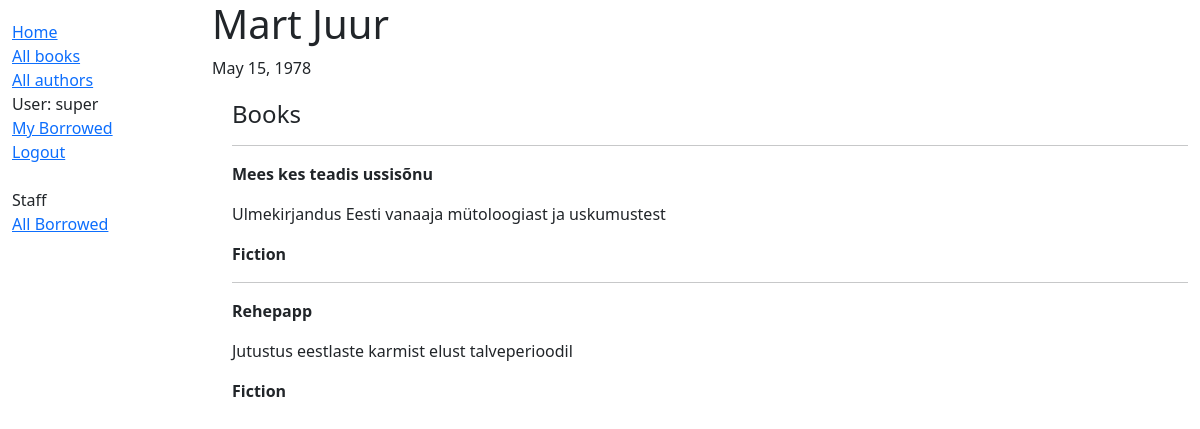
The app's page /catalog/author/3 (signed in) with its own data.
### catalog/models.py (models this page shows, shortened)
class Author(models.Model):
    first_name = models.CharField(max_length=100)
    last_name = models.CharField(max_length=100)
    date_of_birth = models.DateField(null=True, blank=True)
    date_of_death = models.DateField('died', null=True, blank=True)
    class Meta:
        ordering = ['last_name', 'first_name']

class Book(models.Model):
    title = models.CharField(max_length=200)
    author = models.ForeignKey('Author', on_delete=models.SET_NULL, null=True)
    summary = models.TextField(max_length=1000, help_text='Enter a brief description of the book')
    isbn = models.CharField('ISBN', max_length=13, unique=True, help_text='13 Character <a href="https://www.isbn-international.org/content/what-isbn">ISBN number</a>')
    genre = models.ManyToManyField(Genre, help_text='Select a genre for this book')
    language = models.ForeignKey('Language', on_delete=models.SET_NULL, null=True)
    def display_genre(self):
        return ', '.join(genre.name for genre in self.genre.all()[:3])
    display_genre.short_description = 'Genre'

class Genre(models.Model):
    name = models.CharField(max_length=200, help_text='Enter a book genre (e.g. Science Fiction)')

### catalog/views.py (the view)
# urls.py: path('author/<int:pk>', views.AuthorDetailView.as_view(), name='author-detail'),
class AuthorDetailView(LoginRequiredMixin, generic.DetailView):
    model = Author

### catalog/templates/catalog/author_detail.html
{% extends "base_generic.html" %}
{% block content %}
  <h1> {{ author.first_name }} {{ author.last_name }}</h1>
{% if author.date_of_death != None %}
<p> {{author.date_of_birth}} - {{author.date_of_death}}</p>
{% else %}
<p> {{author.date_of_birth}}</p>
{% endif %}
<div style="margin-left:20px;margin-top:20px">
    <h4>Books</h4>
    {% for book in author.book_set.all %}
        <hr />
        <p><strong>{{book.title}}</strong></p>
        <p>{{book.summary}}</p>
        <p><strong>{{book.display_genre}}</strong></p>
    {% endfor %}
</div>
{% endblock %}

### catalog/templates/base_generic.html (shortened to what this page needs)
<!DOCTYPE html>
<html lang="en">
  <head>
    <link
      href="https://cdn.jsdelivr.net/npm/bootstrap@5.1.3/dist/css/bootstrap.min.css"
      rel="stylesheet"
 />
    {% load static %}
    <link rel="stylesheet" href="{% static 'css/styles.css' %}" />
  </head>
  <body>
    <div class="container-fluid">
      <div class="row">
        <div class="col-sm-2">
          {% block sidebar %}
            <ul class="sidebar-nav">
              <li><a href="{% url 'index' %}">Home</a></li>
              <li><a href="{% url 'books' %}">All books</a></li>
              <li><a href="{% url 'authors' %}">All authors</a></li>
              {% if user.is_authenticated %}
              <li>User: {{ user.get_username }}</li>
              <li><a href="{% url 'my-borrowed' %}">My Borrowed</a></li>
              <li><a href="{% url 'logout' %}?next={{ request.path }}">Logout</a></li>
            {% else %}
              <li><a href="{% url 'login' %}?next={{ request.path }}">Login</a></li>
            {% endif %}
            <br>
            {% if user.is_staff %}
              <li>Staff</li>
              <li><a href="{% url 'all-borrowed' %}">All Borrowed</a></li>
            {% endif %}
            </ul>
          {% endblock %}
        </div>
        <div class="col-sm-10 ">{% block content %}{% endblock %}
        </div>
      </div>
    </div>
  </body>
</html>

### records on screen
Author: date_of_birth "May 15, 1978"
Book: title "Mees kes teadis ussisõnu", summary "Ulmekirjandus Eesti vanaaja mütoloogiast ja uskumustest", display_genre "Fiction"
Book: title "Rehepapp", summary "Jutustus eestlaste karmist elust talveperioodil", display_genre "Fiction"

### other values on screen
{{ user.get_username }} "super"
